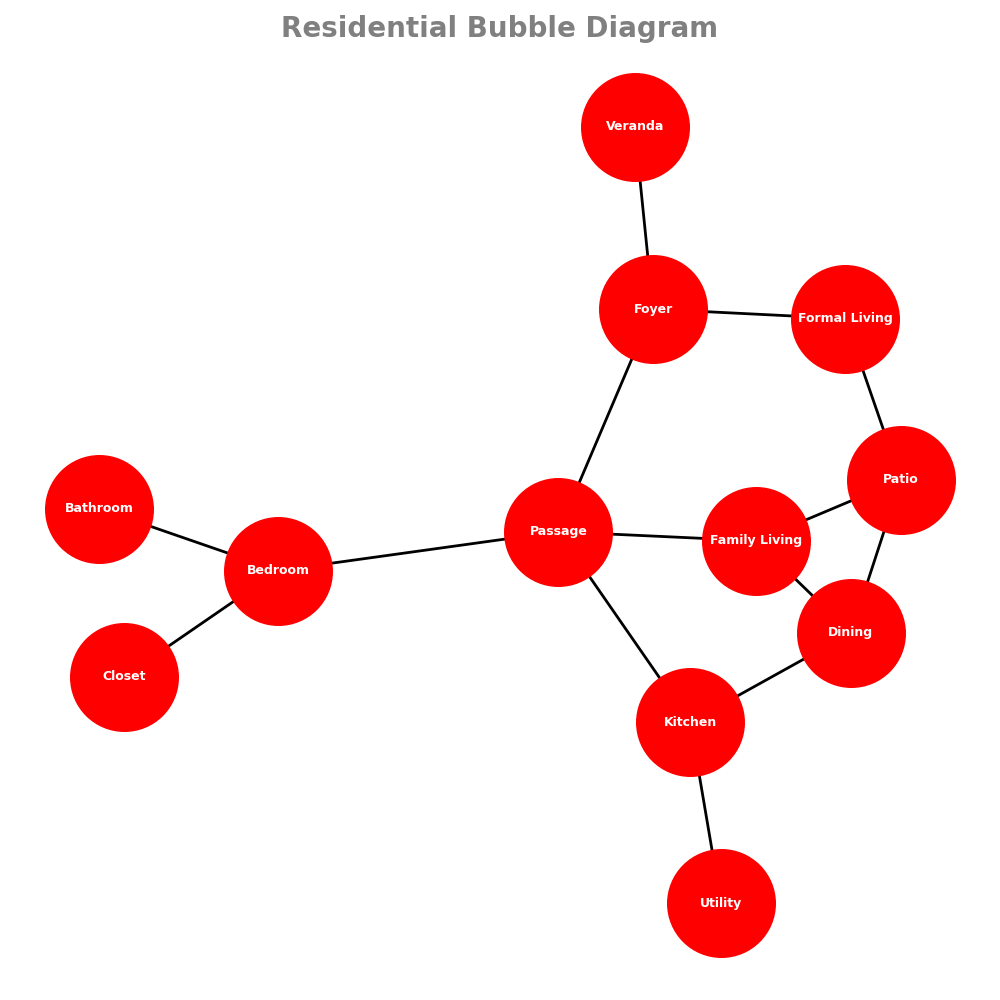

This chart was generated by the following Python code:
#r: networkx
#r: matplotlib

import networkx as nx #type: ignore
import matplotlib.pyplot as plt #type: ignore

#create a Graph
G = nx.Graph()

#add nodes
G.add_node('Veranda')
G.add_node('Foyer')
G.add_node('Formal Living')
G.add_node('Family Living')
G.add_node('Dining')
G.add_node('Kitchen')
G.add_node('Utility')
G.add_node('Bedroom')
G.add_node('Bathroom')
G.add_node('Passage')
G.add_node('Closet')
G.add_node('Patio')

#add edges
G.add_edge('Veranda', 'Foyer')
G.add_edge('Foyer', 'Formal Living')
G.add_edge('Foyer', 'Passage')
G.add_edge('Formal Living', 'Patio')
G.add_edge('Passage', 'Family Living')
G.add_edge('Family Living', 'Dining')
G.add_edge('Family Living', 'Patio')
G.add_edge('Dining', 'Kitchen')
G.add_edge('Passage', 'Kitchen')
G.add_edge('Kitchen', 'Utility')
G.add_edge('Dining', 'Patio')
G.add_edge('Passage', 'Bedroom')
G.add_edge('Bedroom', 'Bathroom')
G.add_edge('Bedroom', 'Closet')


#add position to display
pos = nx.spring_layout(G)

#draw serttings
fig = plt.figure(figsize=(10,10))
ax = plt.subplot()
ax.set_title('Residential Bubble Diagram', fontsize=20, fontweight='bold', color='Grey', loc='center')
nx.draw(G, pos, node_size=6000, with_labels=True, node_color='red', font_size=9, font_color='white', font_weight='bold', edge_color='black', width=2)

#draw the graph
plt.tight_layout()


#plot
path= r"C:\Users\Sayed\Desktop\S2\images\MDPA_plot1.png"
plt.savefig(path, format="PNG")
